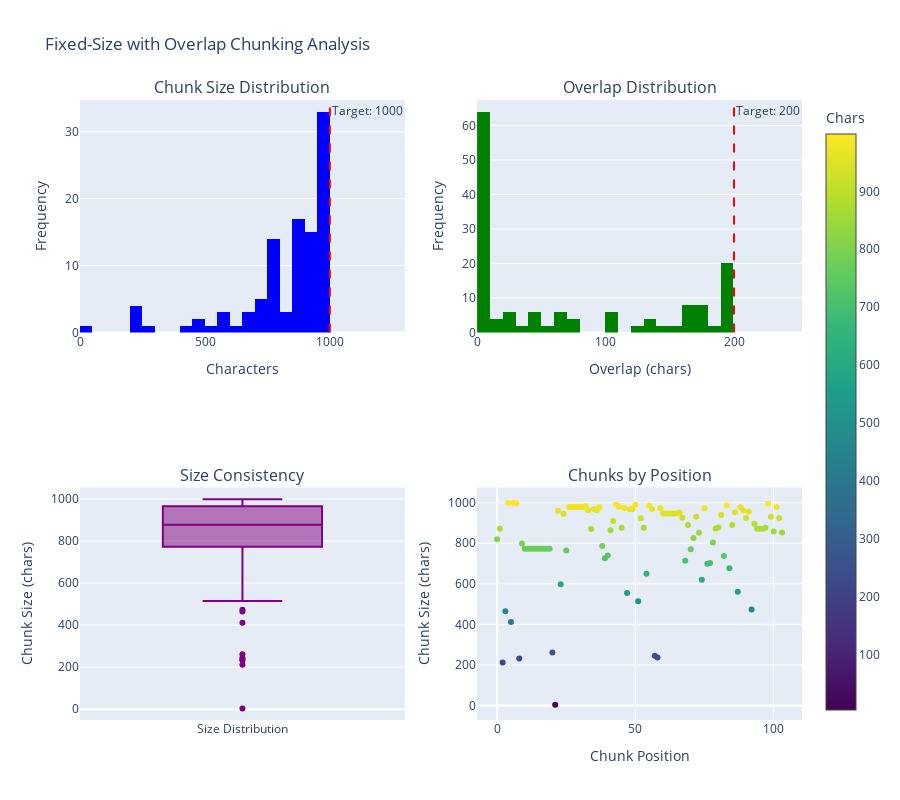

The code cell stored with this chart in its notebook:
### Code cell
import plotly.graph_objects as go
from plotly.subplots import make_subplots

def visualize_fixed_size_chunks(chunks: List[FixedSizeChunk], stats_df: pd.DataFrame):
    """Visualize fixed-size chunking results"""
    
    fig = make_subplots(
        rows=2, cols=2,
        subplot_titles=(
            'Chunk Size Distribution',
            'Overlap Distribution',
            'Size Consistency',
            'Chunks by Position'
        ),
        specs=[
            [{'type': 'histogram'}, {'type': 'histogram'}],
            [{'type': 'box'}, {'type': 'scatter'}]
        ]
    )
    
    # 1. Chunk size distribution
    fig.add_trace(
        go.Histogram(
            x=stats_df['char_count'],
            nbinsx=30,
            name='Chunk Size',
            marker_color='blue'
        ),
        row=1, col=1
    )
    target_size = chunks[0].metadata['chunk_size']
    fig.add_vline(x=target_size, line_dash="dash", line_color="red", 
                  annotation_text=f"Target: {target_size}", row=1, col=1)
    fig.update_xaxes(title_text="Characters", row=1, col=1)
    fig.update_yaxes(title_text="Frequency", row=1, col=1)
    
    # 2. Overlap distribution
    overlaps = list(stats_df['overlap_prev']) + list(stats_df['overlap_next'])
    overlaps = [o for o in overlaps if o > 0]
    
    fig.add_trace(
        go.Histogram(
            x=overlaps,
            nbinsx=20,
            name='Overlap Size',
            marker_color='green'
        ),
        row=1, col=2
    )
    target_overlap = chunks[0].metadata['chunk_overlap']
    fig.add_vline(x=target_overlap, line_dash="dash", line_color="red",
                  annotation_text=f"Target: {target_overlap}", row=1, col=2)
    fig.update_xaxes(title_text="Overlap (chars)", row=1, col=2)
    fig.update_yaxes(title_text="Frequency", row=1, col=2)
    
    # 3. Size consistency (box plot)
    fig.add_trace(
        go.Box(
            y=stats_df['char_count'],
            name='Size Distribution',
            marker_color='purple'
        ),
        row=2, col=1
    )
    fig.update_yaxes(title_text="Chunk Size (chars)", row=2, col=1)
    
    # 4. Size by position (to see if edges are different)
    fig.add_trace(
        go.Scatter(
            x=stats_df.index,
            y=stats_df['char_count'],
            mode='markers',
            marker=dict(
                size=6,
                color=stats_df['char_count'],
                colorscale='Viridis',
                showscale=True,
                colorbar=dict(title="Chars")
            ),
            name='Chunks'
        ),
        row=2, col=2
    )
    fig.update_xaxes(title_text="Chunk Position", row=2, col=2)
    fig.update_yaxes(title_text="Chunk Size (chars)", row=2, col=2)
    
    fig.update_layout(
        title_text="Fixed-Size with Overlap Chunking Analysis",
        height=800,
        showlegend=False
    )
    
    fig.show()

# Visualize
visualize_fixed_size_chunks(fixed_chunks, fixed_stats_df)

### Figure 1 — Plotly figure (JSON) as saved in the notebook; plotly's stock layout.template omitted (floating-point values rounded to 4 significant figures; data arrays with more than 128 entries replaced by an {"elided": "..."} marker saying what was removed)
{"data": [{"marker": {"color": "blue"}, "name": "Chunk Size", "nbinsx": 30, "type": "histogram", "x": [819, 872, 212, 465, 998, 411, 999, 997, 232, 799, 773, 773, 773, 773, 773, 773, 773, 773, 773, 773, 261, 4, 960, 598, 945, 764, 979, 979, 979, 979, 979, 979, 983, 963, 870, 969, 963, 977, 786, 726, 740, 864, 910, 991, 980, 876, 974, 554, 968, 967, 990, 514, 923, 876, 650, 986, 967, 245, 237, 973, 947, 947, 947, 947, 947, 947, 951, 926, 714, 890, 770, 826, 930, 852, 620, 972, 699, 703, 804, 873, 878, 939, 737, 986, 677, 890, 953, 561, 978, 962, 925, 957, 473, 896, 872, 872, 872, 876, 995, 931, 858, 979, 925, 853], "xaxis": "x", "yaxis": "y"}, {"marker": {"color": "green"}, "name": "Overlap Size", "nbinsx": 20, "type": "histogram", "x": {"elided": "148 int values"}, "xaxis": "x2", "yaxis": "y2"}, {"marker": {"color": "purple"}, "name": "Size Distribution", "type": "box", "xaxis": "x3", "y": [819, 872, 212, 465, 998, 411, 999, 997, 232, 799, 773, 773, 773, 773, 773, 773, 773, 773, 773, 773, 261, 4, 960, 598, 945, 764, 979, 979, 979, 979, 979, 979, 983, 963, 870, 969, 963, 977, 786, 726, 740, 864, 910, 991, 980, 876, 974, 554, 968, 967, 990, 514, 923, 876, 650, 986, 967, 245, 237, 973, 947, 947, 947, 947, 947, 947, 951, 926, 714, 890, 770, 826, 930, 852, 620, 972, 699, 703, 804, 873, 878, 939, 737, 986, 677, 890, 953, 561, 978, 962, 925, 957, 473, 896, 872, 872, 872, 876, 995, 931, 858, 979, 925, 853], "yaxis": "y3"}, {"marker": {"color": [819, 872, 212, 465, 998, 411, 999, 997, 232, 799, 773, 773, 773, 773, 773, 773, 773, 773, 773, 773, 261, 4, 960, 598, 945, 764, 979, 979, 979, 979, 979, 979, 983, 963, 870, 969, 963, 977, 786, 726, 740, 864, 910, 991, 980, 876, 974, 554, 968, 967, 990, 514, 923, 876, 650, 986, 967, 245, 237, 973, 947, 947, 947, 947, 947, 947, 951, 926, 714, 890, 770, 826, 930, 852, 620, 972, 699, 703, 804, 873, 878, 939, 737, 986, 677, 890, 953, 561, 978, 962, 925, 957, 473, 896, 872, 872, 872, 876, 995, 931, 858, 979, 925, 853], "colorbar": {"title": {"text": "Chars"}}, "colorscale": [[0, "#440154"], [0.1111, "#482878"], [0.2222, "#3e4989"], [0.3333, "#31688e"], [0.4444, "#26828e"], [0.5556, "#1f9e89"], [0.6667, "#35b779"], [0.7778, "#6ece58"], [0.8889, "#b5de2b"], [1, "#fde725"]], "showscale": true, "size": 6}, "mode": "markers", "name": "Chunks", "type": "scatter", "x": [0, 1, 2, 3, 4, 5, 6, 7, 8, 9, 10, 11, 12, 13, 14, 15, 16, 17, 18, 19, 20, 21, 22, 23, 24, 25, 26, 27, 28, 29, 30, 31, 32, 33, 34, 35, 36, 37, 38, 39, 40, 41, 42, 43, 44, 45, 46, 47, 48, 49, 50, 51, 52, 53, 54, 55, 56, 57, 58, 59, 60, 61, 62, 63, 64, 65, 66, 67, 68, 69, 70, 71, 72, 73, 74, 75, 76, 77, 78, 79, 80, 81, 82, 83, 84, 85, 86, 87, 88, 89, 90, 91, 92, 93, 94, 95, 96, 97, 98, 99, 100, 101, 102, 103], "xaxis": "x4", "y": [819, 872, 212, 465, 998, 411, 999, 997, 232, 799, 773, 773, 773, 773, 773, 773, 773, 773, 773, 773, 261, 4, 960, 598, 945, 764, 979, 979, 979, 979, 979, 979, 983, 963, 870, 969, 963, 977, 786, 726, 740, 864, 910, 991, 980, 876, 974, 554, 968, 967, 990, 514, 923, 876, 650, 986, 967, 245, 237, 973, 947, 947, 947, 947, 947, 947, 951, 926, 714, 890, 770, 826, 930, 852, 620, 972, 699, 703, 804, 873, 878, 939, 737, 986, 677, 890, 953, 561, 978, 962, 925, 957, 473, 896, 872, 872, 872, 876, 995, 931, 858, 979, 925, 853], "yaxis": "y4"}], "layout": {"annotations": [{"font": {"size": 16}, "showarrow": false, "text": "Chunk Size Distribution", "x": 0.225, "xanchor": "center", "xref": "paper", "y": 1, "yanchor": "bottom", "yref": "paper"}, {"font": {"size": 16}, "showarrow": false, "text": "Overlap Distribution", "x": 0.775, "xanchor": "center", "xref": "paper", "y": 1, "yanchor": "bottom", "yref": "paper"}, {"font": {"size": 16}, "showarrow": false, "text": "Size Consistency", "x": 0.225, "xanchor": "center", "xref": "paper", "y": 0.375, "yanchor": "bottom", "yref": "paper"}, {"font": {"size": 16}, "showarrow": false, "text": "Chunks by Position", "x": 0.775, "xanchor": "center", "xref": "paper", "y": 0.375, "yanchor": "bottom", "yref": "paper"}, {"showarrow": false, "text": "Target: 1000", "x": 1000, "xanchor": "left", "xref": "x", "y": 1, "yanchor": "top", "yref": "y domain"}, {"showarrow": false, "text": "Target: 200", "x": 200, "xanchor": "left", "xref": "x2", "y": 1, "yanchor": "top", "yref": "y2 domain"}], "height": 800, "shapes": [{"line": {"color": "red", "dash": "dash"}, "type": "line", "x0": 1000, "x1": 1000, "xref": "x", "y0": 0, "y1": 1, "yref": "y domain"}, {"line": {"color": "red", "dash": "dash"}, "type": "line", "x0": 200, "x1": 200, "xref": "x2", "y0": 0, "y1": 1, "yref": "y2 domain"}], "showlegend": false, "title": {"text": "Fixed-Size with Overlap Chunking Analysis"}, "xaxis": {"anchor": "y", "domain": [0, 0.45], "title": {"text": "Characters"}}, "xaxis2": {"anchor": "y2", "domain": [0.55, 1], "title": {"text": "Overlap (chars)"}}, "xaxis3": {"anchor": "y3", "domain": [0, 0.45]}, "xaxis4": {"anchor": "y4", "domain": [0.55, 1], "title": {"text": "Chunk Position"}}, "yaxis": {"anchor": "x", "domain": [0.625, 1], "title": {"text": "Frequency"}}, "yaxis2": {"anchor": "x2", "domain": [0.625, 1], "title": {"text": "Frequency"}}, "yaxis3": {"anchor": "x3", "domain": [0, 0.375], "title": {"text": "Chunk Size (chars)"}}, "yaxis4": {"anchor": "x4", "domain": [0, 0.375], "title": {"text": "Chunk Size (chars)"}}}}
